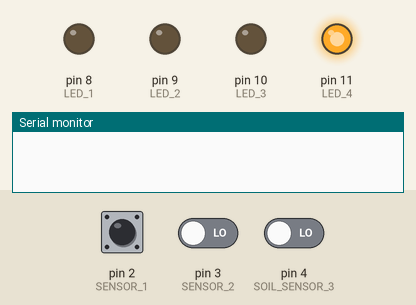
Simulated run of this sketch. Board: Arduino Uno, built with avr-gcc and run on an emulated ATmega328P. Shown: output pins drawn as LEDs (lit = HIGH), the last lines printed to the serial monitor. Inputs (shaded band) come from the test bench; at power-on: pin 2 (SENSOR_1) LOW, pin 3 (SENSOR_2) LOW, pin 4 (SOIL_SENSOR_3) LOW.

Above: at 1.2 s.
1.3 s: pin 2 (SENSOR_1) driven HIGH
At 2.4 s:
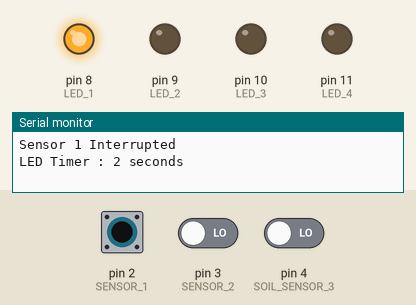
4.3 s: pin 3 (SENSOR_2) driven HIGH
At 5.4 s:
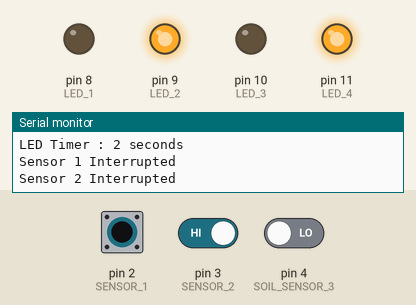
7.3 s: pin 4 (SOIL_SENSOR_3) driven HIGH
At 9.4 s:
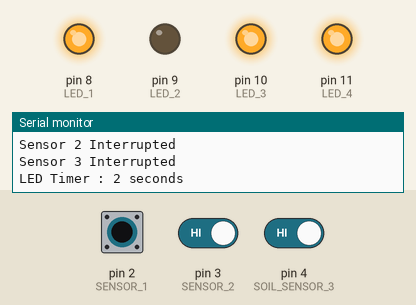
10.3 s: pin 2 (SENSOR_1) driven LOW
At 11.2 s:
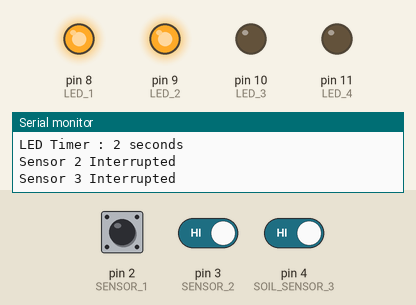
13.3 s: pin 3 (SENSOR_2) driven LOW
At 15.2 s:
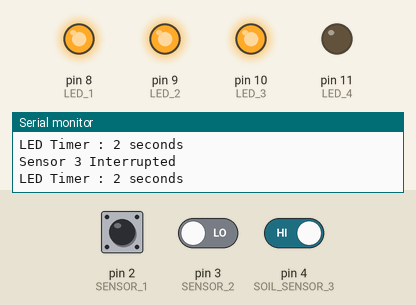
16.3 s: pin 2 (SENSOR_1) pulsed HIGH 2 times (0.12 s each, 0.3 s apart)
At 17.7 s:
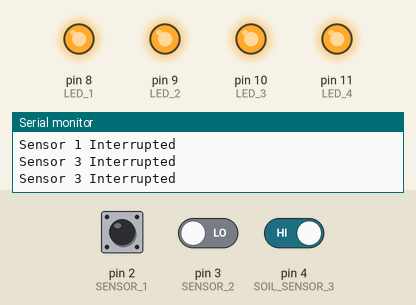
Timing chart, 0 to 20.3 s (numbered marks = the images above; inputs shaded):
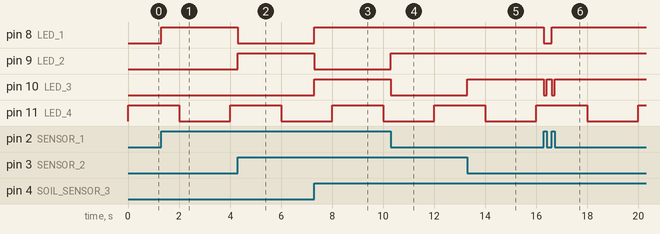

The sketch:

Code.ino
```cpp
int LED_1 = 8;         // First LED pin set to a variable
int SENSOR_1 = 2;       // First PIR sensor set to a variable
int LED_2 = 9;         // Second LED pin set to a variable
int SENSOR_2 = 3;      // Second PIR sensor set to a variable
int LED_3 = 10;        // Third LED pin number to a variable
int SOIL_SENSOR_3 = 4; // Soil Moisture sensor set to a variable
int LED_4 = 11;        // Fourth LED pin number to a variable

volatile bool ledstatus_1 = false;
volatile bool ledstatus_2 =false;
volatile bool ledstatus_3 =false;

void starttimmerfunc()
{
  TCCR1A = 0;
  TCCR1B = 0;
  TCNT1=0;
  OCR1A = 31249;
  TCCR1B |= (1<<WGM12);
  TCCR1B |= (1 << CS12) | (0<<CS11)| (1<<CS10);
  TIMSK1 |= (1<<OCIE1A);
}

ISR(TIMER1_COMPA_vect)
{
  digitalWrite(LED_4,digitalRead(LED_4) ^ 1);
  Serial.println("LED Timer : 2 seconds ");
}

void setup() {
  pinMode(LED_1, OUTPUT);    // set the first LED pin as an output
  pinMode(SENSOR_1, INPUT);   // set the first PIR sensor pin as an input

  pinMode(LED_2, OUTPUT);    // set the second LED pin as an output
  pinMode(SENSOR_2, INPUT);   // set the second PIR sensor pin as an input

  pinMode(LED_3, OUTPUT);    // set the third LED pin as an output
  pinMode(SOIL_SENSOR_3, INPUT); // set the soil moisture sensor pin as an input

  pinMode(LED_4, OUTPUT);  // set the fourth LED pin as an output

  starttimmerfunc();   // To start the timer function

  Serial.begin(9600);         // initialize serial communication at 9600 baud

  noInterrupts();
  PCIFR |= bit(PCIE2);
  PCICR |= bit(PCIE2);
  PCMSK2 |= bit (PCINT18);
  PCMSK2 |= bit (PCINT19);
  PCMSK2 |= bit (PCINT20);
  interrupts();
}

void loop() { }  // nothing to do in the loop function

ISR(PCINT2_vect)
{
  if(digitalRead(SENSOR_1) == HIGH)
    {
       ledstatus_1 = !ledstatus_1;
      digitalWrite(LED_1,ledstatus_1);
      Serial.println("Sensor 1 Interrupted");
    }
  if(digitalRead(SENSOR_2) == HIGH)
    {
       ledstatus_2 = !ledstatus_2;
      digitalWrite(LED_2,ledstatus_2);
      Serial.println("Sensor 2 Interrupted");
    }
  if(digitalRead(SOIL_SENSOR_3) == HIGH)
    {
       ledstatus_3 = !ledstatus_3;
      digitalWrite(LED_3,ledstatus_3);
      Serial.println("Sensor 3 Interrupted");
    }
}
```

Measured:
- after the input at 1.3 s, pin 8 (LED_1): LOW → HIGH at once
- after the input at 4.3 s, pin 8 (LED_1): HIGH → LOW at once; pin 9 (LED_2): LOW → HIGH at once
- after the input at 7.3 s, pin 8 (LED_1), pin 10 (LED_3): LOW → HIGH at once; pin 9 (LED_2): HIGH → LOW at once
- after the input at 10.3 s, pin 9 (LED_2): LOW → HIGH at once; pin 10 (LED_3): HIGH → LOW at once
- after the input at 13.3 s, pin 10 (LED_3): LOW → HIGH at once
- after the input at 16.3 s, pin 8 (LED_1): HIGH → LOW at once, → HIGH 0.30 s later; pin 10 (LED_3): alternates HIGH for 0.18 s and LOW for 0.12 s, 4 changes in all, then stays HIGH, starting at once
